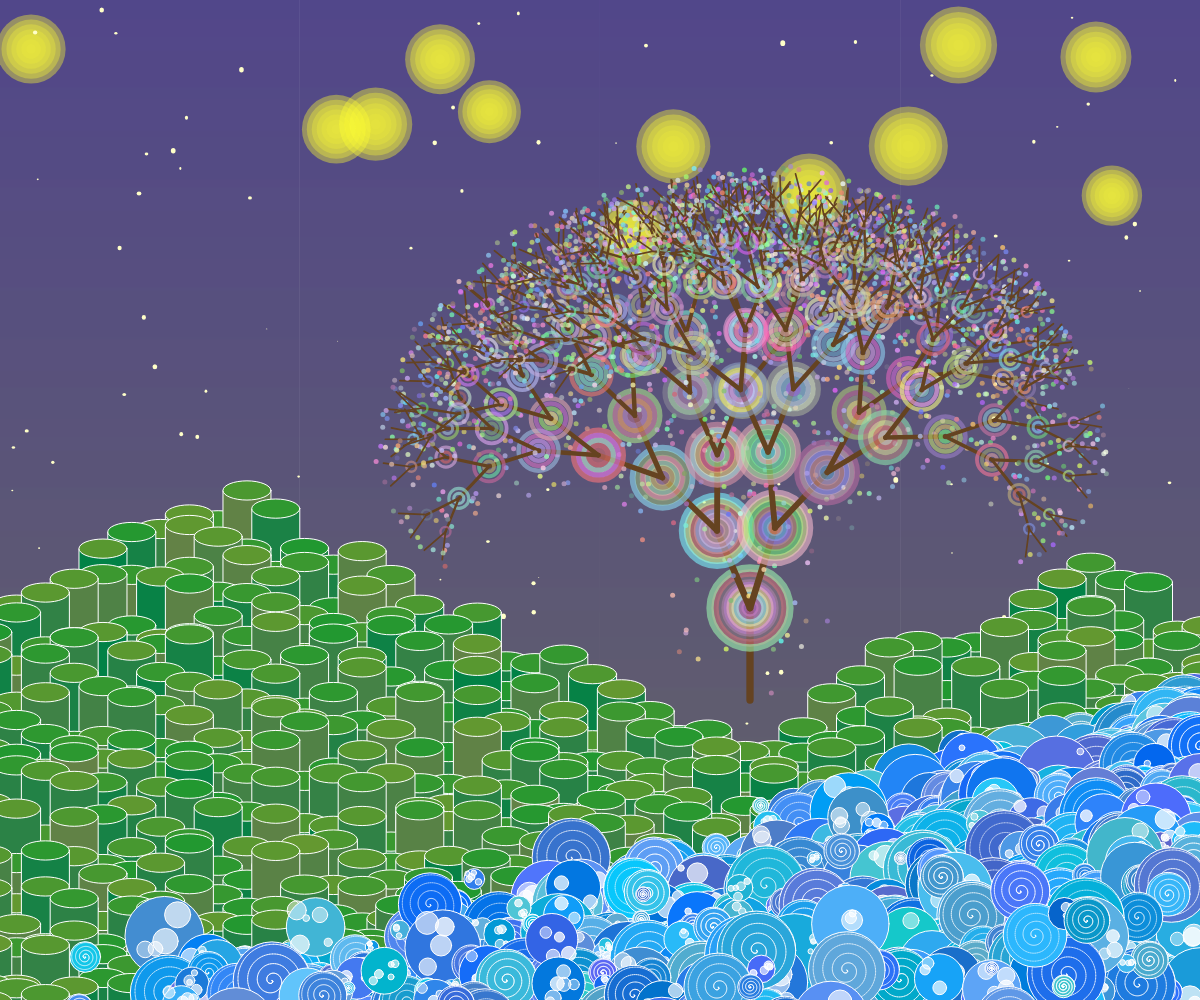
Frame 1 (no input)
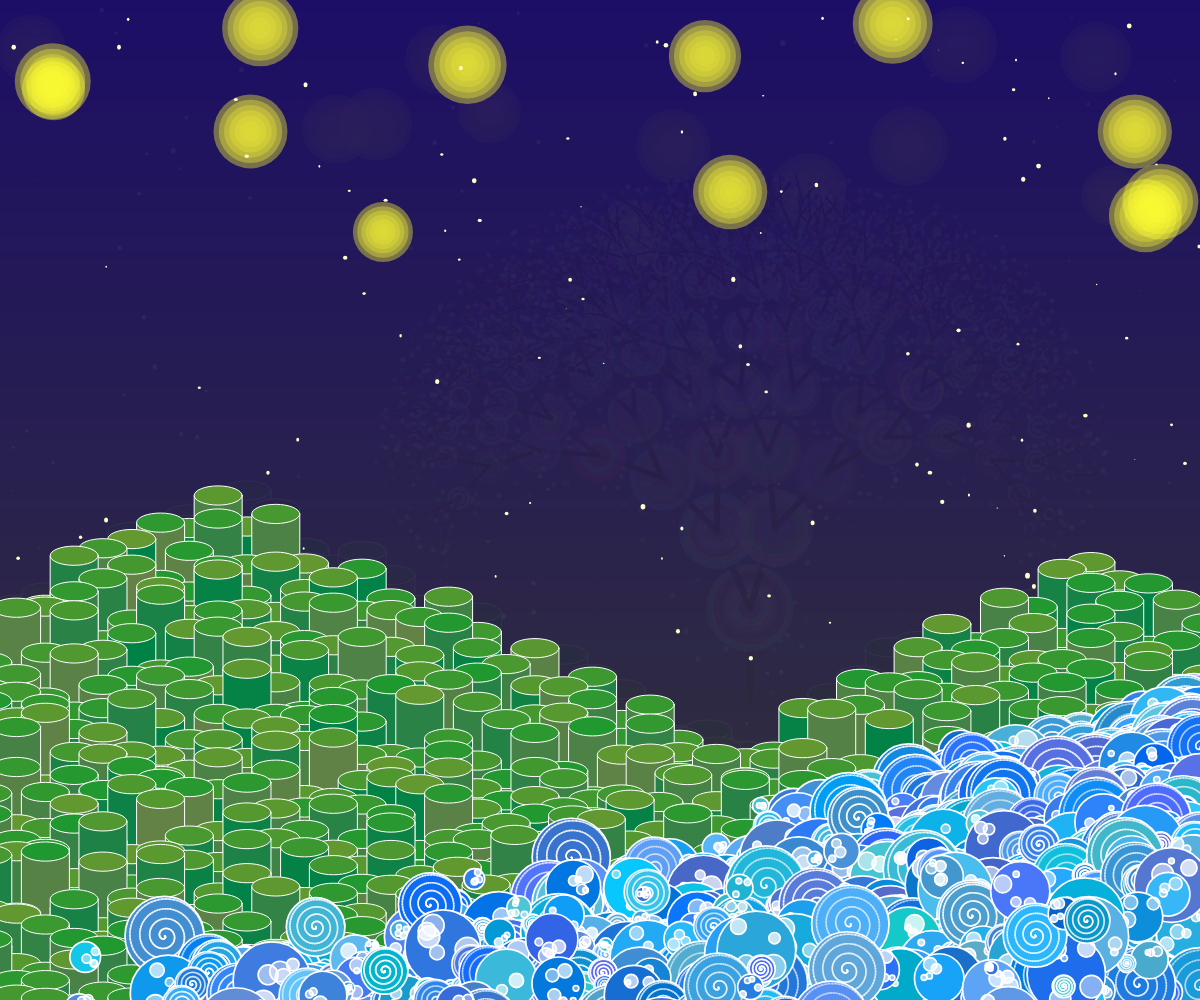
Frame 2 (the mouse pressed at the canvas centre, redrawn once)

The p5.js sketch that drew these frames (run headless with seeded random() and noise() and a simulated clock; the mouse was pressed at the canvas centre and the sketch redrawn once):

// p5.js sketch
// ── sketch.js
// Define dynamic values for cylinders and circles
let cylinderRadius;
let cylinderRows;
let cylinderCols;
let riverCircles = [];
let ifDrawTree = true;

function setup() {
  createCanvas(windowWidth, windowHeight);
  angleMode(DEGREES);
  noLoop();

  // Calculate cylinder dimensions based on canvas size
  cylinderRadius = width / 50; // Adjust the radius based on the canvas width
  cylinderRows = Math.floor(height / (cylinderRadius * 0.6));
  cylinderCols = Math.floor(width / (cylinderRadius * 1.2));

  // Initialize circles for the river
  let numRiverRows = Math.floor(height / 30); // Rows based on height
  let numRiverCircles = Math.floor(width / 10); // Circles in each row based on width

  riverCircles = [];
  for (let j = 0; j < numRiverRows; j++) {
    for (let i = 0; i < numRiverCircles; i++) {
      let x = width - i * random(5, 10);
      let baseY = height * 0.7;
      let yOffset = sin(map(i, 0, 40, 0, PI)) * 100;
      let rowOffset = j * random(5, 15);
      let downwardSlope = i * random(2, 4);
      let y = baseY + yOffset + rowOffset + downwardSlope;

      let circleSize = random(width / 100, width / 15);// Scale circle size based on width
      let blueShade = color(random(0, 100), random(100, 200), random(200, 255));
      riverCircles.push(new Circle(x, y, circleSize, blueShade));
    }
  }
}

function draw() {
  drawGradientSky();
  drawCelestialBodies();
  drawStars();

  // Draw the Grass elements
  push();
  translate(width / 5.5, height / 1.8);
  drawGrass();
  pop();

  push();
  translate(width / 1.1, height / 1.6);
  drawGrass();
  pop();

  // Draw the River element
  for (let circle of riverCircles) {
    circle.display();
  }

  // Draw the Tree element
  if (ifDrawTree) {
    drawTree(width / 1.6, height * 0.7, -90, 9);
    ifDrawTree = false;
  }
}

function windowResized() {
  resizeCanvas(windowWidth, windowHeight);
  setup(); // Reinitialize values after resizing
  ifDrawTree = true;
  redraw(); // ensures all elements resize and reposition after resizing the window.
}

function drawGrass() {
  for (let y = 0; y < cylinderRows; y++) {
    for (let x = 0; x < cylinderCols; x++) {
      let xPos = (x - y) * cylinderRadius * 1.2;
      let yPos = (x + y) * cylinderRadius * 0.6;
      let topHeight = random(30, 80);
      drawCylinder(xPos, yPos, topHeight);
    }
  }
}

function drawCylinder(x, y, topHeight) {
  push();
  translate(x, y);
  fill(random(0, 100), 130, 70);
  strokeWeight(1);
  stroke(255);
  beginShape();
  vertex(-cylinderRadius, 0);
  vertex(cylinderRadius, 0);
  vertex(cylinderRadius, -topHeight);
  vertex(-cylinderRadius, -topHeight);
  endShape(CLOSE);

  fill(random(32, 100), 152, 48);
  ellipse(0, -topHeight, cylinderRadius * 2, cylinderRadius * 0.8);
  pop();
}

class Circle {
  constructor(x, y, size, color) {
    this.x = x;
    this.y = y;
    this.size = size;
    this.color = color;
  }

  display() {
    fill(this.color);
    stroke(255);
    ellipse(this.x, this.y, this.size, this.size);

    if (random() < 0.5) {
      this.drawSpiral();
    } else {
      this.drawInnerCircles();
    }
  }

  drawSpiral() {
    angleMode(RADIANS);
    stroke(255, random(100, 200));
    noFill();

    let prevX = this.x;
    let prevY = this.y;

    for (let angle = 0; angle < TWO_PI * 4; angle += 0.1) {
      let r = map(angle, 0, TWO_PI * 4, 0, this.size / 2);
      let x = this.x + r * cos(angle);
      let y = this.y + r * sin(angle);
      line(prevX, prevY, x, y);

      prevX = x;
      prevY = y;
    }
    angleMode(DEGREES);
  }

  drawInnerCircles() {
    let numInnerCircles = Math.round(random(3, 6));

    for (let i = 0; i < numInnerCircles; i++) {
      let innerSize = random(5, this.size / 3);
      let innerX = this.x + random(-this.size / 3, this.size / 3);
      let innerY = this.y + random(-this.size / 3, this.size / 3);
      let innerColor = color(255, random(100, 200));

      fill(innerColor);
      ellipse(innerX, innerY, innerSize, innerSize);
    }
  }
}

function drawTree(x, y, angle, number) {
  if (number > 0) {
    strokeWeight(map(number, 0, 10, 1, 8));
    let length = map(number, 0, 10, height / 50, height / 10); //mapped to a proportion of height
    let x2 = x + cos(angle) * length;
    let y2 = y + sin(angle) * length;

    stroke(101, 67, 33);
    line(x, y, x2, y2);

    drawTreeCircles(x2, y2, number);

    drawTree(x2, y2, angle - random(15, 30), number - 1);
    drawTree(x2, y2, angle + random(15, 30), number - 1);
  }
}

function drawTreeCircles(x, y, number) {
  noFill();
  for (let i = 0; i < number * 1; i++) {
    stroke(random(100, 255), random(100, 255), random(100, 255), 150);
    ellipse(x, y, i * 10, i * 10);
  }

  for (let i = 0; i < number * 2; i++) {
    let angle = random(360);
    let radius = random(number * 5, number * 10);
    let xOffset = cos(angle) * radius;
    let yOffset = sin(angle) * radius;

    fill(random(100, 255), random(100, 255), random(100, 255), 200);
    noStroke();
    circle(x + xOffset, y + yOffset, 5);
  }
}

function drawGradientSky() {
  for (let y = 0; y <= height; y++) {
    let gradient = map(y, 0, height, 0, 1);
    let skycolor = lerpColor(color(25, 10, 100), color(50, 50, 50), gradient);
    stroke(skycolor);
    line(0, y, width, y);
  }
}

function drawCelestialBodies() {
  noStroke();
  let numBodies = 12;

  for (let i = 0; i < numBodies; i++) {
    let x = random(width);
    let y = random(height / 4);
    let maxRadius = random(40, 30);
    let innerCircles = 7;

    for (let j = 0; j < innerCircles; j++) {
      let radius = map(j, 0, innerCircles, maxRadius, 0);
      fill(255, 255, 50, map(j, 0, innerCircles, 100, 0));
      ellipse(x, y, radius * 2, radius * 2);
    }
  }
}

function drawStars() {
  noStroke();
  fill(255, 255, 200);
  let numStars = 150;
  for (let i = 0; i < numStars; i++) {
    let xPos = random(width);
    let yPos = random(height);
    let w = random(1, 5);
    let h = w + random(-1, 1);
    ellipse(xPos, yPos, w, h);
  }
}
